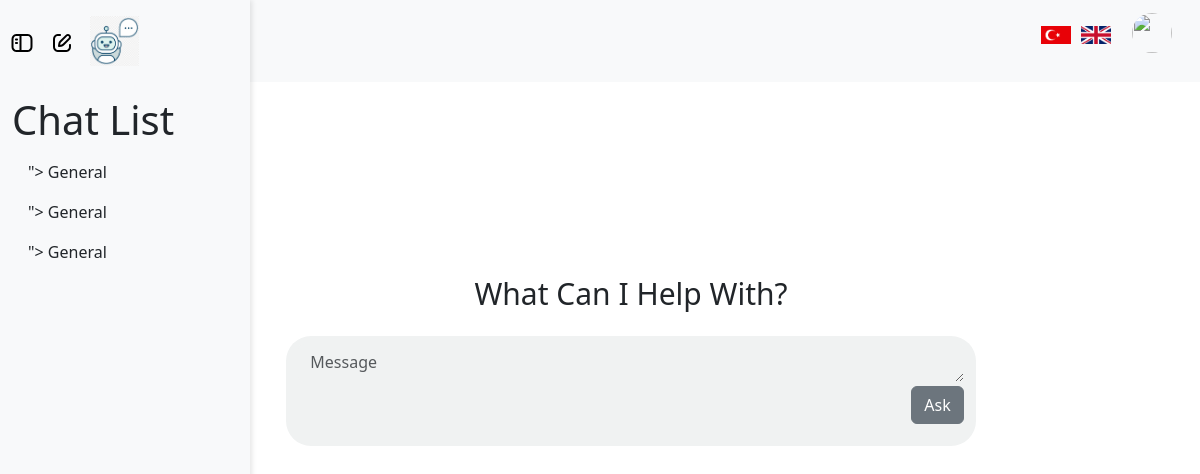
Before: / (signed in) with the older database file.
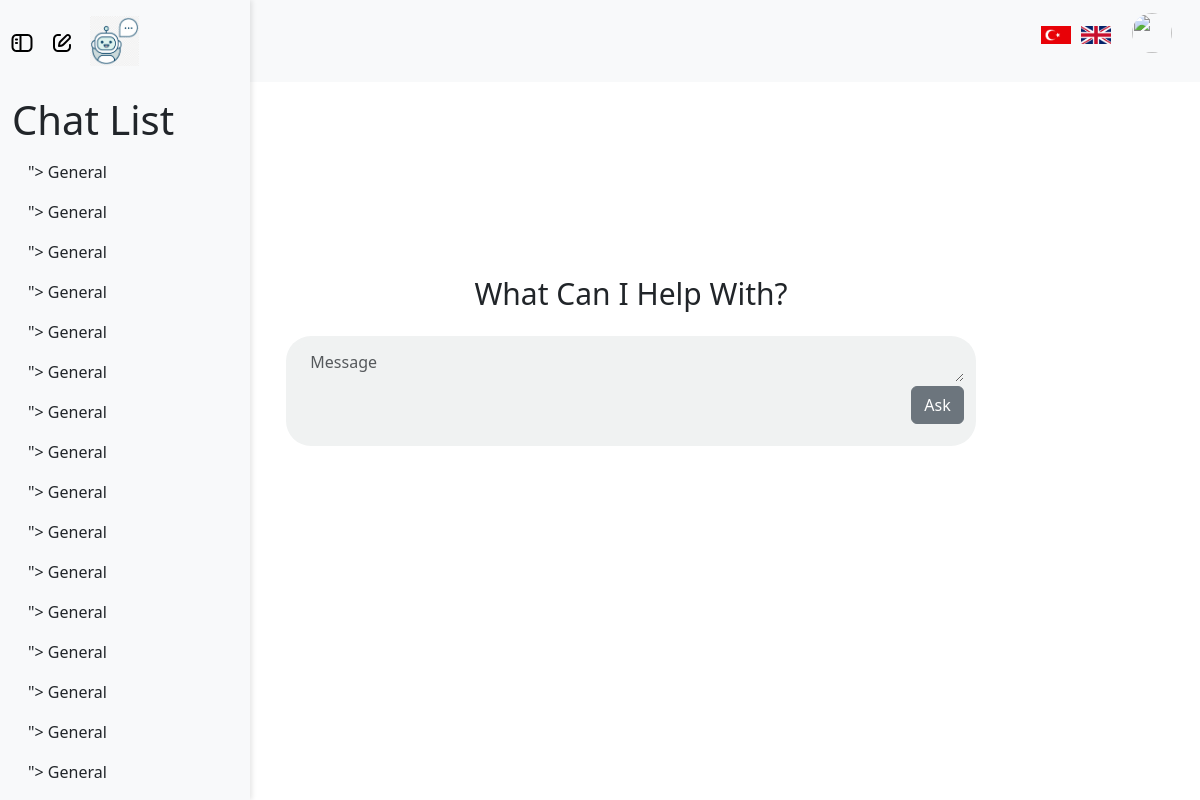
After: the same page with the newer database file.
### server.py (models this page shows)
class ChatHistory(db.Model):
    id = db.Column(db.Integer, primary_key=True)
    user_id = db.Column(db.Integer, db.ForeignKey('user.id'), nullable=False)
    topic = db.Column(db.String(100), nullable=False)
    chats = db.Column(MutableList.as_mutable(db.JSON), nullable=True)  # Make the list mutable
    timestamp = db.Column(db.DateTime, nullable=False, default=db.func.current_timestamp())

### server.py (the view)
@app.route("/")
def home_page():
    user_chats = None
    selected_chat = None
    if current_user.is_authenticated:
        user_chats = ChatHistory.query.filter_by(user_id=current_user.id).all()
    chat_id = request.args.get("chat_id", type=int)
    if chat_id:
        selected_chat = ChatHistory.query.filter_by(id=chat_id).first()
        if selected_chat is None:
            flash('Selected chat not found', 'error')
            return redirect(url_for('home_page'))  # Redirect to the homepage if no chat found
        else:
            current_user.currentChatID = chat_id
            db.session.commit()
    else:
        current_user.currentChatID = None
        db.session.commit()
    return render_template(
        "index.html",
        user_chats=user_chats,
        selected_chat=selected_chat
    )

### server.py (called while the page is built)
def get_locale():
    if 'lang' in request.args:
        lang = request.args.get('lang')
        if lang in ['en', 'tr']:
            session['lang'] = lang
            return session['lang']
    elif 'lang' in session:
        return session.get('lang')
    return request.accept_languages.best_match(['en', 'tr'])

@login_manager.user_loader
def load_user(user_id):
    return User.query.get(int(user_id))

@app.context_processor
def inject_babel():
    return dict(_=gettext)

@app.context_processor
def inject_locale():
    return {'get_locale': get_locale}

### templates/index.html (shortened to what this page needs)
{% extends "layouts/layout.html" %} {% block title %}Welcome{% endblock title %}
{% block content %}
<div class="flash-container position-absolute top-0 start-50 translate-middle-x p-3">
</div>
<div class="container" id="chat">
    <div class="container-fluid" id="content">
        <h1 class="display-4 text-center mb-4" id="header">
            {{ _('What Can I Help With?') }}
        </h1>
        <div class="container pt-2" id="chatBeginning">
            <form id="messageForm">
                <div class="mb-1">
                    <textarea class="form-control" id="exampleFormControlTextarea1" rows="1"
                        placeholder="{{ _('Message') }}" required></textarea>
                </div>
                <div class="d-flex flex-row-reverse">
                    <button type="submit" class="btn btn-secondary" id="askButton">
                        {{ _('Ask') }}
                    </button>
                </div>
            </form>
        </div>
    </div>
</div>
{% endblock content %}

### templates/layouts/layout.html (shortened to what this page needs)
<!doctype html>
<html lang="en">
<head>
    <link href="https://cdn.jsdelivr.net/npm/bootstrap@5.3.3/dist/css/bootstrap.min.css" rel="stylesheet" />
    <link href="{{ url_for('static', filename='css/style.css') }}" rel="stylesheet" />
</head>
<body>
    <nav class="navbar navbar-expand-lg navbar-light bg-light">
        <div class="container-fluid">
            {% if current_user.is_authenticated %}
            <a class="navbar-brand" id="toggle-sidebar"></a>
            <a class="navbar-brand" id="toggle-new-chat" href="{{ url_for('home_page') }}"></a>
                <a class="navbar-brand" id="toggle-logo" href="#" onclick="location.reload(); return false;">
                    <img src="{{ url_for('static', filename='images/logo.jpg') }}" class="logo"/>
                  </a>
            <div class="navbar-nav ms-auto d-flex align-items-center" id="navbarNav">
                <ul class="navbar-brand d-flex align-items-center">
                    <li class="nav-item d-flex" id="change_language">
                        <a href="{{ url_for('change_language', lang_code='tr') }}">
                            <img src="{{ url_for('static', filename='images/Türkçe.jpg') }}" alt="Türkçe"
                                class="language-flag" />
                        </a>
                        <a href="{{ url_for('change_language', lang_code='en') }}">
                            <img src="{{ url_for('static', filename='images/English.png') }}" alt="English"
                                class="language-flag" />
                        </a>
                    </li>
                    <li class="nav-item ms-3">
                        <img src="{{ url_for('static', filename='images/user.png') }}" class="rounded-circle"
                            id="userDropdown" role="button" data-bs-toggle="dropdown" aria-expanded="false" />
                    </li>
                </ul>
            </div>
            {% endif %}
        </div>
    </nav>
    <div class="container-fluid">
        <div class="row"  style="height: 100%;">
            {% if current_user.is_authenticated %}
            <div id="sidebar" class="col-md-3 col-lg-2 d-md-block bg-light sidebar d-flex flex-column pt-5" style="height: 100%;">
                <br><br>
                <h1>Chat List</h1>
                <ul class="nav flex-column position-sticky">
                    {% if user_chats %}
                    {% for chat in user_chats %}
                    <li class="nav-item">
                        <a class="nav-link text-dark" href="{{ url_for('chatl', id=chat.id) }}">">
                            <span>{{ chat.topic }}</span>
                        </a>
                    </li>
                    {% endfor %}
                    {% else %}
                    <li class="nav-item">
                        <span class="text-muted">No chat history available.</span>
                    </li>
                    {% endif %}
                </ul>
            </div>
            {% endif %}
            <main class="col-md-9 ms-sm-auto col-lg-10 px-md-4 d-flex justify-content-center mt-4" style="height: 100%;">
                {% block content %}{% endblock content %}
            </main>
        </div>
    </div>
</body>
</html>

### static/css/style.css (style rules this page uses)
.logo { height: 50px; width: auto; margin-right: 10px; transition: transform 0.3s ease; }
#userDropdown { width: 40px; height: 40px; cursor: pointer; }
#sidebar { position: sticky; top: 0; height: 100vh; overflow-y: auto; }
#sidebar { height: 100vh; width: 250px; position: fixed; top: 0; left: -250px; background-color: white; box-shadow: 2px 0 5px rgba(0, 0, 0, 0.1); transition: left 0.3s ease; z-index: 1040; }
#sidebar.show { left: 0; }
#toggle-sidebar { left: 10px; z-index: 1050; position: fixed; }
#toggle-new-chat { left: 50px; z-index: 1050; position:fixed; }
#toggle-logo { left:90px; z-index: 1050; position: fixed; }
.flash-container { z-index: 1050; }
#chat { margin-bottom: 50px; height: 570px; }
#content { margin-top: 170px; padding-right: 150px; }
#header { font-weight: 500; font-size: 30px; }
#chatBeginning { min-height: 110px; width: 90%; border-style: none; border-radius: 25px; background-color: rgb(240, 242, 242); }
#exampleFormControlTextarea1 { background-color: rgb(240, 242, 242); border-style: none; }
.nav-item { list-style-type: none; margin: 0; padding: 0; }
.language-flag { width: 30px; height: auto; margin: 0 5px; cursor: pointer; transition: transform 0.3s ease; }

Changed rows visible on the page:
added ChatHistory: topic "General"
added ChatHistory: topic "General"
added ChatHistory: topic "General"
added ChatHistory: topic "General"
added ChatHistory: topic "General"
added ChatHistory: topic "General"
added ChatHistory: topic "General"
added ChatHistory: topic "General"
added ChatHistory: topic "General"
added ChatHistory: topic "General"
added ChatHistory: topic "General"
added ChatHistory: topic "General"
added ChatHistory: topic "General"
